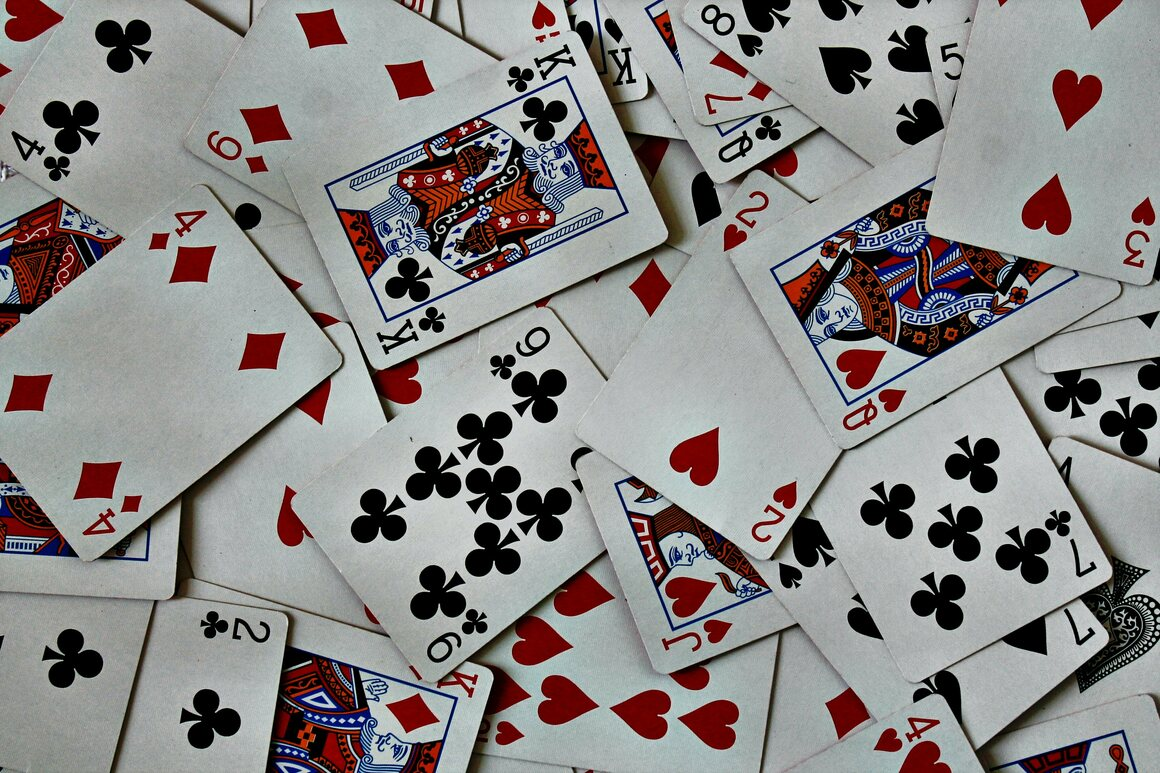
#> input picture OpenCVCourse/Resources/cards.jpg, 1160 x 773 px
$ python RotateImages.py
#> lines starting #> are read from the running program, lines starting #| are printed output that depends on the picture
import cv2
import numpy as np

def translate(img, x, y):
    transMat = np.float32([[1,0,x], [0,1,y]])
    dimensions= (img.shape[1], img.shape[0])
    return cv2.warpAffine(img, transMat, dimensions)
# -x left // -y up // x right // y down

def rotate(img, angle, rotPoint=None):
    (height,width) = img.shape[:2]

    if rotPoint is None:
        rotPoint = (width//2, height//2)

    rotMat = cv2.getRotationMatrix2D(rotPoint, angle, 1.0)
    dimensions = (width, height)

    return cv2.warpAffine(img, rotMat, dimensions)

img = cv2.imread("Resources/cards.jpg")
#> img is the input picture: shape (773, 1160, 3); mean B, G, R 135.4, 136.3, 139

grayImg = cv2.cvtColor(img, cv2.COLOR_BGR2GRAY)
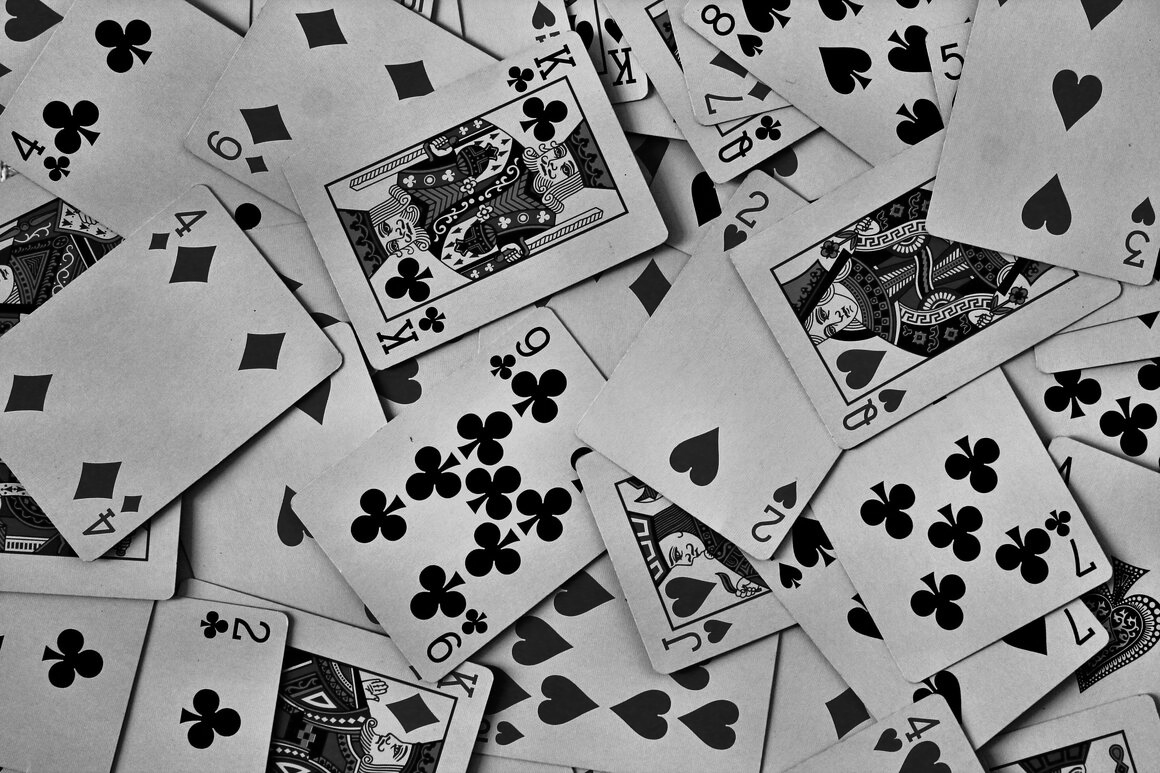
#> grayImg: shape (773, 1160); min 0, max 251, mean 137
translated = translate(img, 100, 100)
#> in translate, `return cv2.warpAffine(img, transMat, dimensions)`:
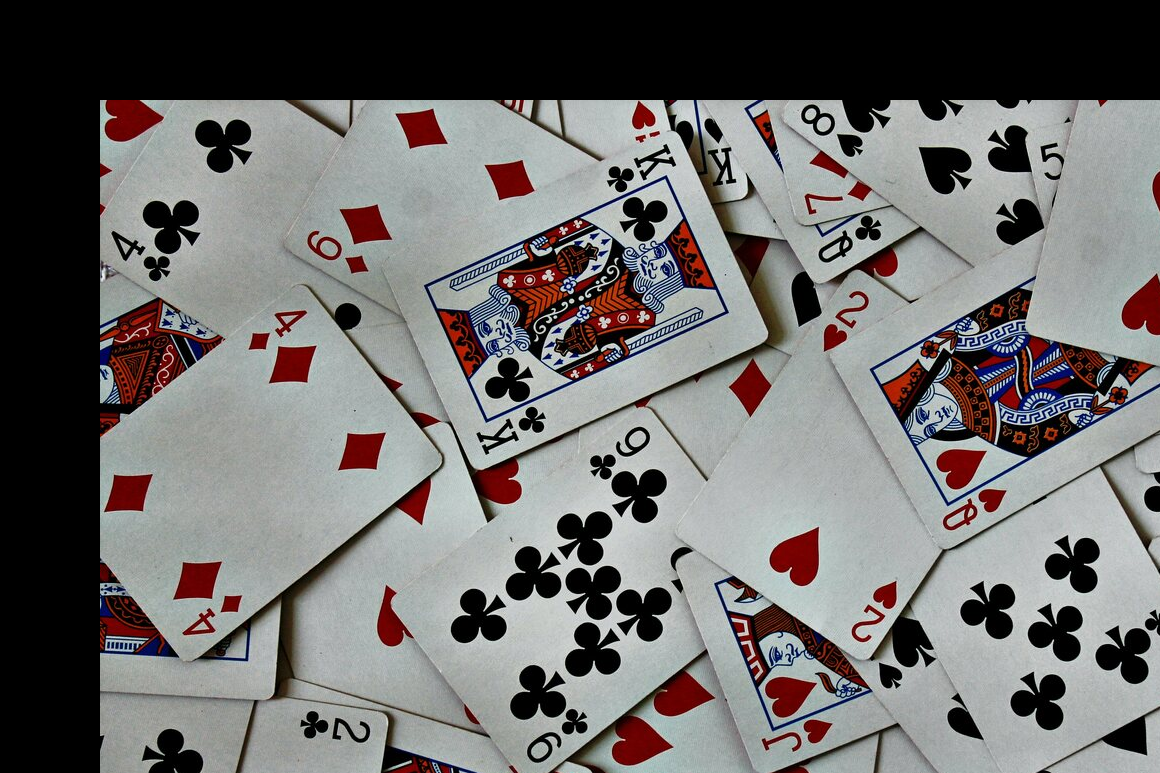
#> returned value: shape (773, 1160, 3); mean of channels 0, 1, 2 108.7, 109.5, 111.4; drawn as B, G, R
rotated = rotate(img,45)
#> in rotate, `return cv2.warpAffine(img, rotMat, dimensions)`:
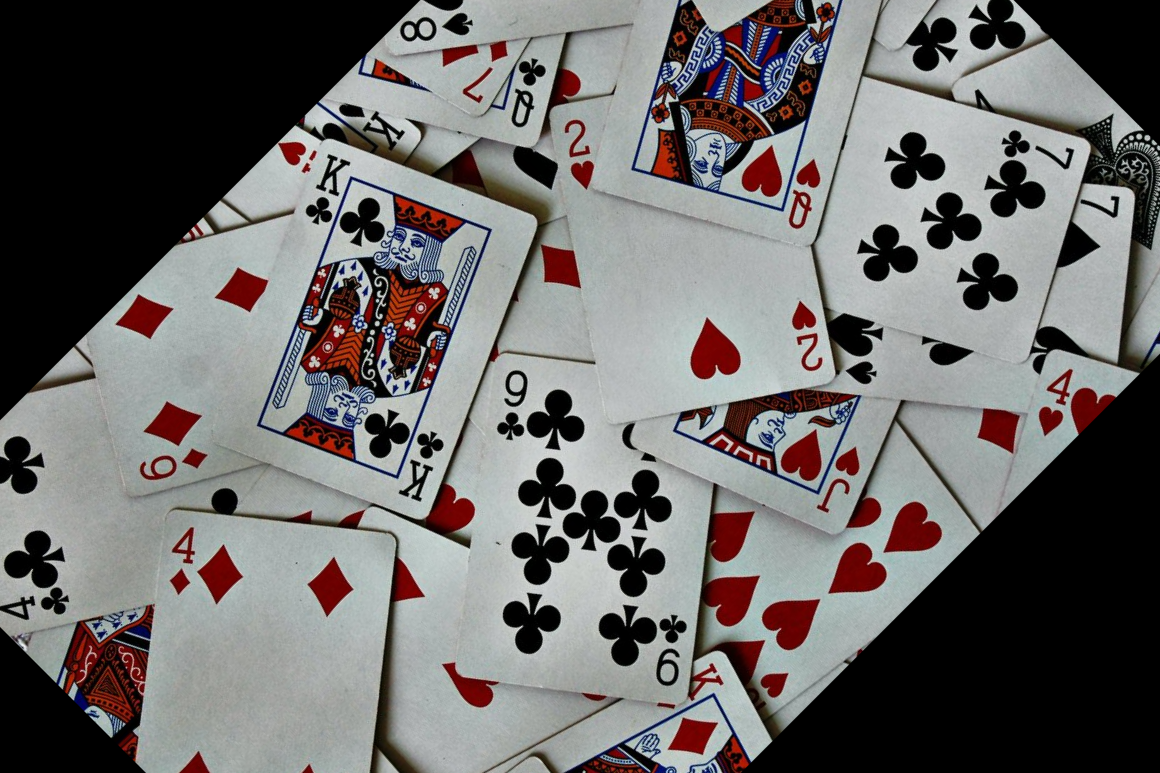
#> returned value: shape (773, 1160, 3); mean of channels 0, 1, 2 105.8, 106.5, 108.7; drawn as B, G, R

flipped = cv2.flip(img, 1)
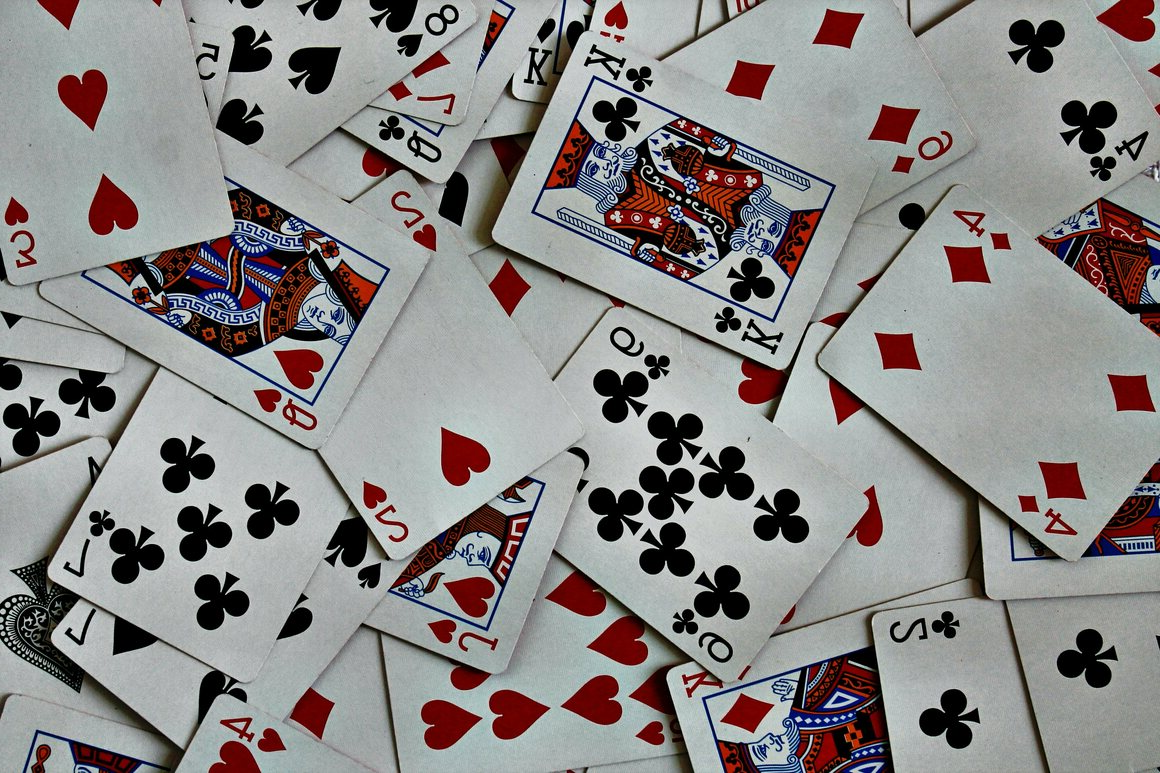
#> flipped: shape (773, 1160, 3); mean B, G, R 135.4, 136.3, 139

cv2.imshow("Flipped", flipped)
cv2.imshow("Translated", translated)
cv2.imshow("Gray", grayImg)
cv2.imshow("Rotated", rotated)
cv2.waitKey(0)
